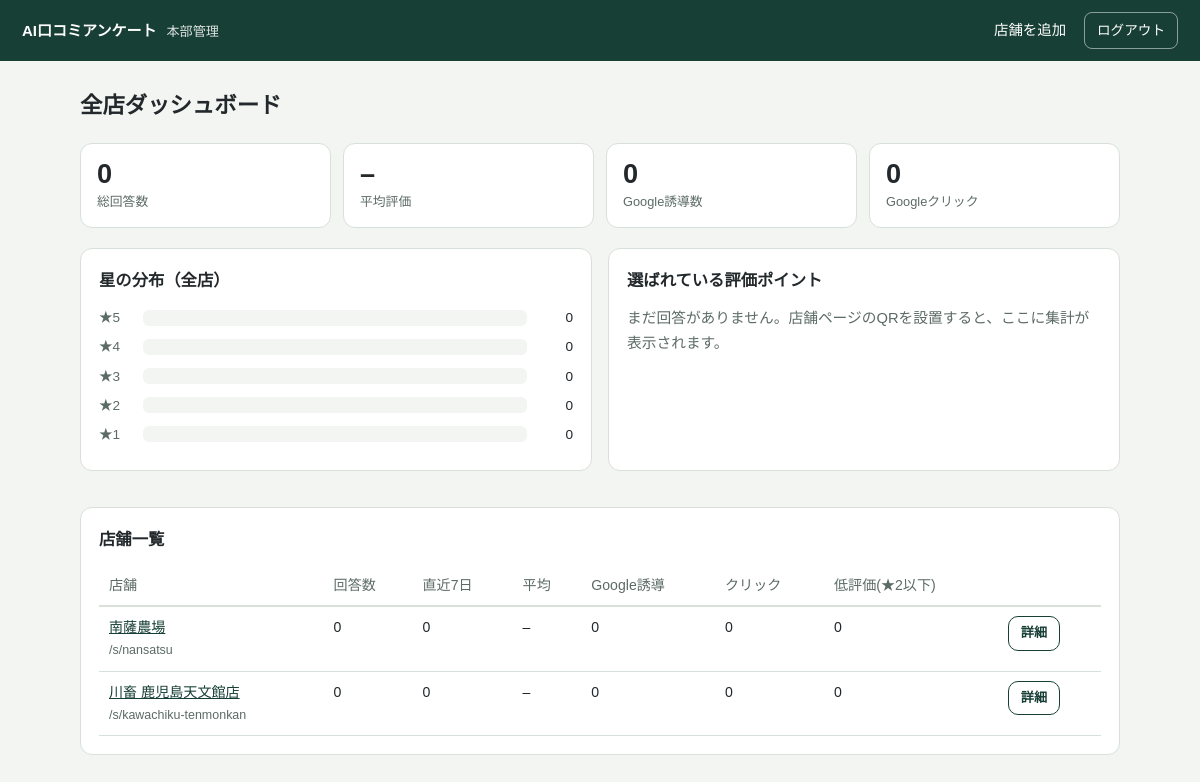
/admin (signed in), run on the app's committed database.
### tables this page shows
CREATE TABLE stores (
          id INTEGER PRIMARY KEY,
          name TEXT NOT NULL,
          slug TEXT NOT NULL UNIQUE,
          google_url TEXT NOT NULL,
          threshold INTEGER NOT NULL DEFAULT 4,       -- この星以上でGoogle誘導
          guide_mode TEXT NOT NULL DEFAULT 'high_only', -- high_only / everyone
          tags_json TEXT NOT NULL DEFAULT '[]',
          welcome TEXT NOT NULL DEFAULT '',
          active INTEGER NOT NULL DEFAULT 1,
          created_at TEXT NOT NULL
        );

### app.py (the view)
@app.get("/admin")
@admin_required
def dashboard():
    since7 = (datetime.now(JST) - timedelta(days=7)).isoformat(timespec="seconds")
    with db() as conn:
        stores = conn.execute("""
          SELECT s.*, COUNT(r.id) responses, ROUND(AVG(r.rating),2) avg_rating,
                 SUM(CASE WHEN r.routed='google' THEN 1 ELSE 0 END) routed_google,
                 SUM(CASE WHEN r.google_clicks>0 THEN 1 ELSE 0 END) clicked,
                 SUM(CASE WHEN r.rating<=2 THEN 1 ELSE 0 END) low_count,
                 SUM(CASE WHEN r.created_at>=? THEN 1 ELSE 0 END) last7
          FROM stores s LEFT JOIN responses r ON r.store_id=s.id
          WHERE s.active=1 GROUP BY s.id ORDER BY s.id""", (since7,)).fetchall()
        dist = conn.execute("""SELECT rating, COUNT(*) n FROM responses
                               GROUP BY rating""").fetchall()
        all_rows = conn.execute("SELECT tags_json FROM responses").fetchall()
        totals = conn.execute("""SELECT COUNT(*) n, ROUND(AVG(rating),2) avg,
                 SUM(CASE WHEN google_clicks>0 THEN 1 ELSE 0 END) clicked,
                 SUM(CASE WHEN routed='google' THEN 1 ELSE 0 END) routed_google
                 FROM responses""").fetchone()
    dist_map = {r["rating"]: r["n"] for r in dist}
    return render_template("admin/dashboard.html", stores=stores, totals=totals,
                           dist=[dist_map.get(i, 0) for i in range(1, 6)],
                           tag_ranking=_tag_ranking(all_rows))

### app.py (called while the page is built)
def db():
    DB_PATH.parent.mkdir(parents=True, exist_ok=True)
    conn = sqlite3.connect(DB_PATH)
    conn.row_factory = sqlite3.Row
    conn.execute("PRAGMA foreign_keys=ON")
    return conn

def admin_required(view):
    @wraps(view)
    def wrapped(*args, **kwargs):
        if not session.get("admin"):
            return redirect(url_for("login", next=request.path))
        return view(*args, **kwargs)
    return wrapped

def _tag_ranking(rows, top=8):
    counts = {}
    for r in rows:
        try:
            for t in json.loads(r["tags_json"]):
                counts[t] = counts.get(t, 0) + 1
        except Exception:
            pass
    return sorted(counts.items(), key=lambda x: -x[1])[:top]

### templates/admin/dashboard.html (shortened to what this page needs)
{% extends 'admin/base.html' %}
{% block content %}
<h1>全店ダッシュボード</h1>
<div class="kpis">
  <div class="kpi"><p class="v">{{ totals.n or 0 }}</p><p class="k">総回答数</p></div>
  <div class="kpi"><p class="v">{{ totals.avg or '–' }}</p><p class="k">平均評価</p></div>
  <div class="kpi"><p class="v">{{ totals.routed_google or 0 }}</p><p class="k">Google誘導数</p></div>
  <div class="kpi"><p class="v">{{ totals.clicked or 0 }}</p><p class="k">Googleクリック</p></div>
</div>
<div class="panels">
  <section class="panel">
    <h2>星の分布（全店）</h2>
    {% set maxn = dist | max if dist | max > 0 else 1 %}
    <div class="dist">
      {% for i in range(5, 0, -1) %}
      <div class="dist-row">
        <span class="dist-label">★{{ i }}</span>
        <div class="dist-bar"><span style="width: {{ (dist[i-1] / maxn * 100) | round(1) }}%"></span></div>
        <span class="dist-n">{{ dist[i-1] }}</span>
      </div>
      {% endfor %}
    </div>
  </section>
  <section class="panel">
    <h2>選ばれている評価ポイント</h2>
    {% if tag_ranking %}
    <ol class="tag-rank">
      {% for tag, n in tag_ranking %}<li>{{ tag }}<span>{{ n }}件</span></li>{% endfor %}
    </ol>
    {% else %}<p class="empty">まだ回答がありません。店舗ページのQRを設置すると、ここに集計が表示されます。</p>{% endif %}
  </section>
</div>
<section class="panel">
  <h2>店舗一覧</h2>
  <table>
    <thead><tr>
      <th>店舗</th><th>回答数</th><th>直近7日</th><th>平均</th>
      <th>Google誘導</th><th>クリック</th><th>低評価(★2以下)</th><th></th>
    </tr></thead>
    <tbody>
      {% for s in stores %}
      <tr>
        <td><a href="{{ url_for('store_detail', store_id=s.id) }}">{{ s.name }}</a>
            <span class="slug">/s/{{ s.slug }}</span></td>
        <td>{{ s.responses }}</td>
        <td>{{ s.last7 or 0 }}</td>
        <td>{{ s.avg_rating or '–' }}</td>
        <td>{{ s.routed_google or 0 }}</td>
        <td>{{ s.clicked or 0 }}</td>
        <td>{% if s.low_count %}<span class="warn">{{ s.low_count }}</span>{% else %}0{% endif %}</td>
        <td><a class="btn small" href="{{ url_for('store_detail', store_id=s.id) }}">詳細</a></td>
      </tr>
      {% endfor %}
    </tbody>
  </table>
</section>
{% endblock %}

### templates/admin/base.html (shortened to what this page needs)
<!doctype html>
<html lang="ja">
<head>
<link rel="stylesheet" href="{{ url_for('static', filename='admin.css') }}">
</head>
<body>
{% if session.get('admin') %}
<nav class="topbar">
  <a class="brand" href="{{ url_for('dashboard') }}">AI口コミアンケート<span>本部管理</span></a>
  <div class="nav-right">
    <a href="{{ url_for('add_store') }}">店舗を追加</a>
    <form method="post" action="{{ url_for('logout') }}"><button>ログアウト</button></form>
  </div>
</nav>
{% endif %}
<main class="container">
  {% block content %}{% endblock %}
</main>
</body>
</html>

### static/admin.css (style rules this page uses)
:root { --green:#173F35; --green-soft:#E4EEE9; --ink:#22282B; --sub:#5C6B66; --paper:#F2F5F1; --card:#fff; --line:#D8E0DA; --warn:#B3402F; --amber:#E39B2D; }
* { box-sizing:border-box;margin:0;padding:0 }
body { font-family:"Hiragino Sans","Noto Sans JP",sans-serif;background:var(--paper); color:var(--ink);line-height:1.7;font-size:15px }
a { color:var(--green) }
.container { max-width:1080px;margin:0 auto;padding:26px 20px 60px }
h1 { font-size:1.4rem;margin-bottom:18px }
h2 { font-size:1.02rem;margin-bottom:12px }
.topbar { background:var(--green);color:#fff;display:flex;align-items:center; justify-content:space-between;padding:12px 22px }
.brand { color:#fff;text-decoration:none;font-weight:700 }
.brand span { font-weight:400;font-size:.82rem;margin-left:10px;opacity:.85 }
.nav-right { display:flex;align-items:center;gap:18px }
.nav-right a { color:#fff;text-decoration:none;font-size:.9rem }
.nav-right button { background:none;border:1px solid rgba(255,255,255,.5);color:#fff; border-radius:8px;padding:6px 12px;font:inherit;font-size:.85rem;cursor:pointer }
.kpis { display:grid;grid-template-columns:repeat(auto-fit,minmax(150px,1fr));gap:12px;margin-bottom:20px }
.kpi { background:var(--card);border:1px solid var(--line);border-radius:12px;padding:14px 16px }
.kpi .v { font-size:1.7rem;font-weight:700;line-height:1.2 }
.kpi .k { font-size:.8rem;color:var(--sub) }
.panels { display:grid;grid-template-columns:1fr 1fr;gap:16px;margin-bottom:20px }
.panel { background:var(--card);border:1px solid var(--line);border-radius:12px; padding:18px;margin-bottom:16px }
.dist-row { display:flex;align-items:center;gap:10px;margin-bottom:6px }
.dist-label { width:34px;font-size:.85rem;color:var(--sub) }
.dist-bar { flex:1;background:var(--paper);border-radius:6px;height:16px;overflow:hidden }
.dist-n { width:36px;text-align:right;font-size:.85rem }
table { width:100%;border-collapse:collapse;font-size:.88rem }
th { text-align:left;color:var(--sub);font-weight:500;border-bottom:2px solid var(--line); padding:8px 10px;white-space:nowrap }
td { border-bottom:1px solid var(--line);padding:9px 10px;vertical-align:top }
.slug { display:block;color:var(--sub);font-size:.78rem }
.empty { color:var(--sub);font-size:.92rem }
.btn { display:inline-block;background:var(--card);border:1.5px solid var(--green); color:var(--green);border-radius:10px;padding:9px 16px;font:inherit;font-size:.92rem; font-weight:600;text-decoration:none;cursor:pointer }
.btn.small { padding:5px 12px;font-size:.82rem }

### data on the page
stores: name "南薩農場", slug "nansatsu", responses "0", last7 "0", avg_rating "–", routed_google "0", clicked "0"
stores: name "川畜 鹿児島天文館店", slug "kawachiku-tenmonkan", responses "0", last7 "0", avg_rating "–", routed_google "0", clicked "0"

### other printed values
{{ totals.n or 0 }} "0"
{{ totals.avg or '–' }} "–"
{{ totals.routed_google or 0 }} "0"
{{ totals.clicked or 0 }} "0"
{{ i }} "5" "4" "3" "2" "1"
{{ dist[i-1] }} "0" "0" "0" "0" "0"
